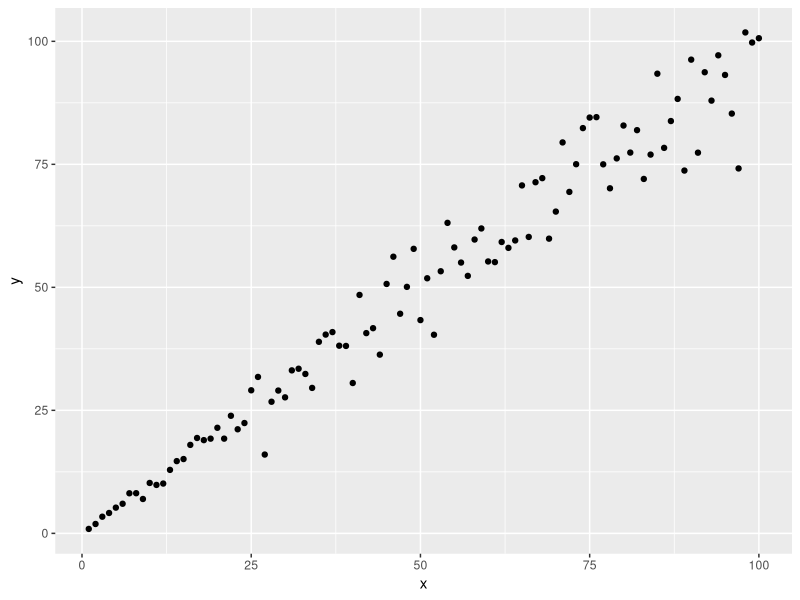
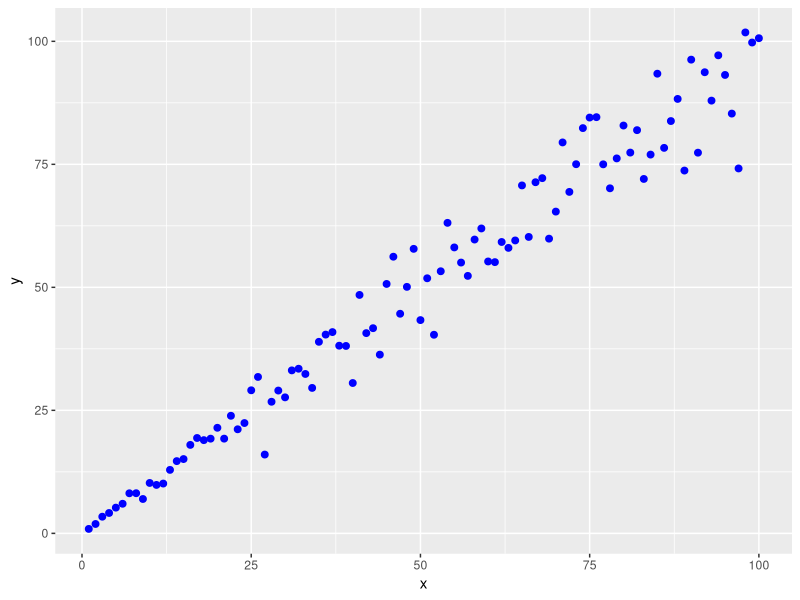
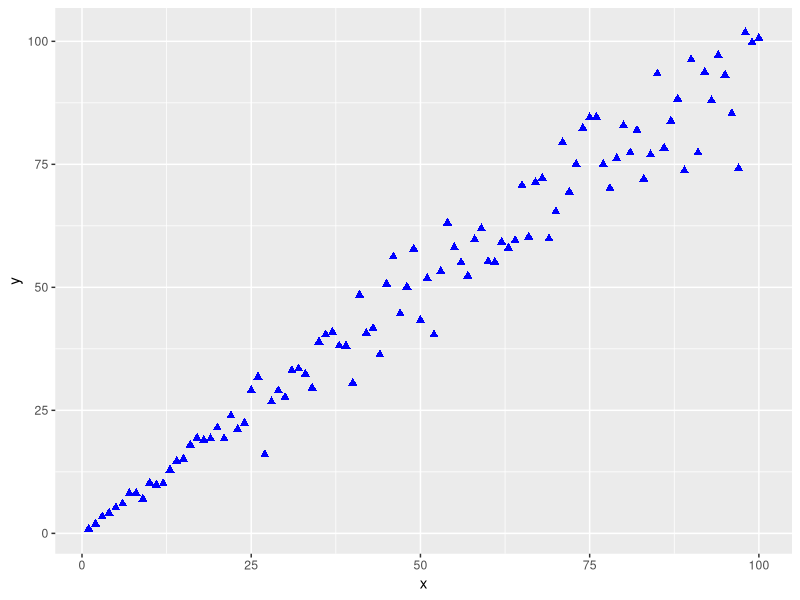
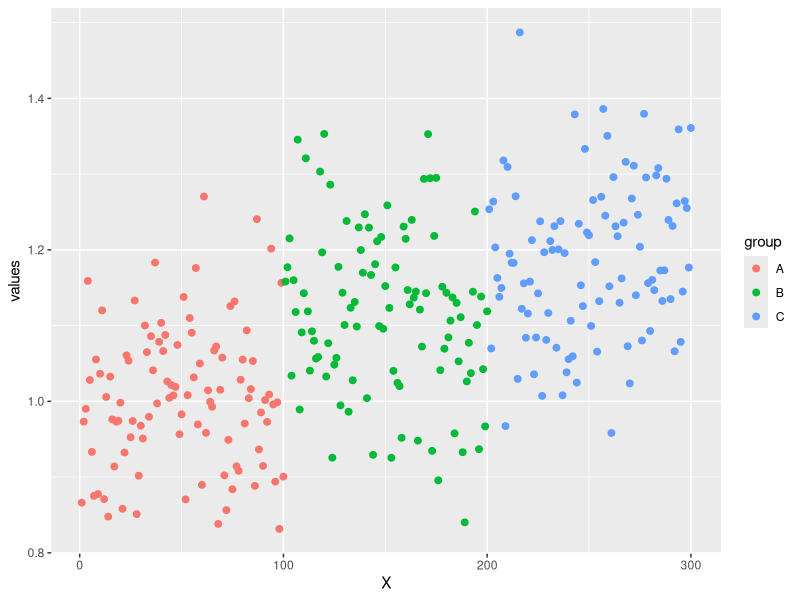
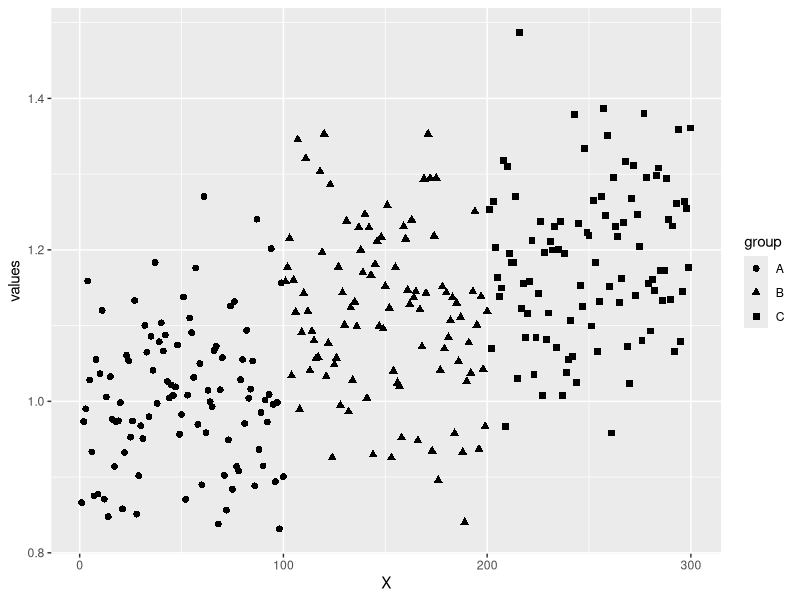

Write the R code that produced these figures, in order.
## ---- chunk 1
knitr::opts_chunk$set(echo = TRUE, fig.align = "center")

# title: Creating a scatter plot
# author: jonathan
# revised: 18/3/2020

WEB <- c("https://bioceed.uib.no/dropfolder/bioSTATS/Rmd/Visualizing/Simple/scatter-plot.html")
GIT <- c("https://github.com/jonathansoule/biostats/blob/master/Visualizing/Simple/scatter-plot.Rmd")
library(ggplot2)
# variable 1
x <- 1:100
# variable 2
y <- x * (rnorm(100, mean = 1, sd = .1))
# ID
X <- rep(1:300)
# sample data
group <- rep(c("A", "B", "C"), each = 100)
values <- c((rnorm(100, mean = 1, sd = .1)), (rnorm(100, mean = 1.1, sd = .1)), (rnorm(100, mean = 1.2, sd = .1)))
## ---- chunk 2
# dataframe
df <- data.frame(x, y)
str(df)
## ---- chunk 3
ggplot(df, aes(x, y)) +
  geom_point()
## ---- chunk 4
ggplot(df, aes(x, y)) +
  geom_point(size = 2, color = "blue")
## ---- chunk 5
ggplot(df, aes(x, y)) +
  geom_point(size = 2, colour = "blue", shape = 17)
## ---- chunk 6
# dataframe
df2 <- data.frame(X, group, values)
str(df2)
## ---- chunk 7
ggplot(df2, aes(x = X, y = values)) +
  geom_point(aes(color = group), size = 2)
## ---- chunk 8
ggplot(df2, aes(x = X, y = values)) +
  geom_point(aes(shape = group), size = 2)
